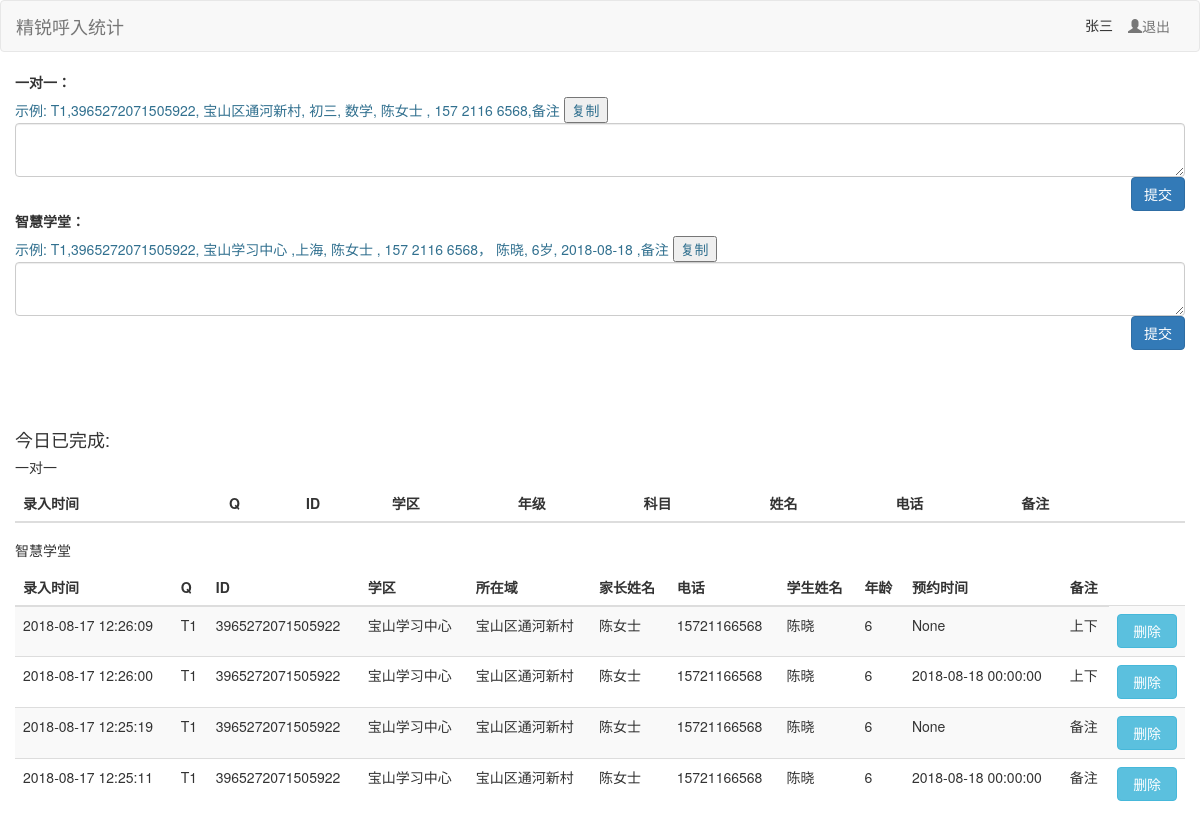
Screenshot of / (signed in) with the database file from the repository.
### CallSummary.py (models this page shows, shortened)
class User(UserMixin, db.Model):
    __tablename__ = "user"
    id = db.Column(db.Integer, primary_key=True)
    name = db.Column(db.String(30))
    password = db.Column(db.String(30))

class PhoneCall(db.Model):
    id = db.Column(db.Integer, primary_key=True)
    station = db.Column(db.String(10))
    src_phone = db.Column(db.String(255))
    district =db.Column(db.Text())
    subject = db.Column(db.String(50))
    grade = db.Column(db.String(30))
    name = db.Column(db.String(50))
    phone = db.Column(db.String(20))
    remark = db.Column(db.Text())
    dt = db.Column(db.DATETIME())
    operator = db.Column(db.String(30))
    student_name = db.Column(db.String(30))
    age = db.Column(db.String(30))
    category = db.Column(db.Text())
    home_address = db.Column(db.Text())
    book_dt = db.Column(db.DATETIME())

### CallSummary.py (the view)
@app.route('/')
def home():
    infos = None
    db.session.expire_all()
    if current_user.is_authenticated:
        infos = PhoneCall.query.filter_by(operator=current_user.name).filter(
            PhoneCall.dt >= datetime.datetime.now().date()).order_by(PhoneCall.dt.desc(),PhoneCall.id.desc()).all()
    return render_template("index.html",infos = infos, downloaders=downloaders)

### CallSummary.py (called while the page is built)
@login_manager.user_loader
def load_user(user_id):
    return User.query.get(int(user_id))

### templates/index.html (shortened to what this page needs)
<!DOCTYPE html>
<html lang="cn">
<head>
    <link rel="stylesheet" href="{{ url_for('static',filename='css/bootstrap.css') }}">
    <link rel="stylesheet" href="{{ url_for('static',filename='css/base.css') }}">
</head>
<body>
    <nav class="navbar navbar-default">
        <div class="navbar-header">
            <a class="navbar-brand" href="#">精锐呼入统计</a>
        </div>
        <div id="nav-menu" class="navbar-right">
            <ul class="nav navbar-nav text-center">
                {% if current_user.is_authenticated %}
                    <li style="margin-top: 1em;">{{ current_user.name }}</li>
                    <li><a href="{{ url_for('logout') }}"><span class="glyphicon glyphicon-user"></span>退出</a></li>
                {% endif %}
            </ul>
        </div>
    </nav>
    <div class="container">
        <div class="row">
            <div class="center-block">
                <div clas="form-group" id="input-info">
                    <label for="info-textarea">一对一：</label>
                    <div class="text-info">
                        示例:
                            <span>T1,3965272071505922,  宝山区通河新村,  初三, 数学, 陈女士 , 157 2116 6568,备注</span>
                        <button clas="btn btn-default" onclick="copyText();">复制</button>
                    </div>
                    <textarea class="form-control" id="info-textarea" rows="2"></textarea>
                </div>
                <button type="submit" class="btn btn-primary pull-right" id="input-submit">提交</button>
            </div>
        </div>
        <div class="row">
            <div class="center-block">
                <div clas="form-group" id="input-info-xuetang">
                    <label for="info-textarea-xuetang">智慧学堂：</label>
                    <div class="text-info">
                        示例:
                            <span>T1,3965272071505922, 宝山学习中心 ,上海, 陈女士 , 157 2116 6568， 陈晓, 6岁, 2018-08-18 ,备注</span>
                        <button clas="btn btn-default" onclick="copyTextXueTang();">复制</button>
                    </div>
                    <textarea class="form-control" id="info-textarea-xuetang" rows="2"></textarea>
                </div>
                <button type="submit" class="btn btn-primary pull-right" id="input-submit-xuetang">提交</button>
            </div>
        </div>
        <div class="row" id="completion">
            <div class="center-block card">
                <div class="card-header">
                    <h4>今日已完成:</h4>
                </div>
                <div class="card-block">
                    <h5>一对一</h5>
                    <table class="table table-striped" id="completion-tbl">
                        <thead>
                            <tr>
                                <th>录入时间</th>
                                <th>Q</th>
                                <th>ID</th>
                                <th>学区</th>
                                <th>年级</th>
                                <th>科目</th>
                                <th>姓名</th>
                                <th>电话</th>
                                <th>备注</th>
                                <th></th>
                            </tr>
                        </thead>
                    </table>
                </div>
                <div class="card-block">
                    <h5>智慧学堂</h5>
                    <table class="table table-striped" id="completion-tbl-xuetang">
                        <thead>
                            <tr>
                                <th>录入时间</th>
                                <th>Q</th>
                                <th>ID</th>
                                <th>学区</th>
                                <th>所在域</th>
                                <th>家长姓名</th>
                                <th>电话</th>
                                <th>学生姓名</th>
                                <th>年龄</th>
                                <th>预约时间</th>
                                <th>备注</th>
                            </tr>
                        </thead>
                        <tbody>
                        {% if infos is not none %}
                        {% for info in infos %}
                        {% if info.category == 'zhxt' %}
                            <tr id="{{ info.id }}">
                                <td>{{ info.dt.strftime("%Y-%m-%d %H:%M:%S") }}</td>
                                <td>{{ info.station }}</td>
                                <td>{{ info.src_phone }}</td>
                                <td>{{ info.district }}</td>
                                <td>{{ info.home_address }}</td>
                                <td>{{ info.name }}</td>
                                <td>{{ info.phone }}</td>
                                <td>{{ info.student_name }}</td>
                                <td>{{ info.age }}</td>
                                <td>{{ info.book_dt }}</td>
                                <td>{{ info.remark }}</td>
                                <td><button class="btn btn-block btn-info" aria-hidden="true">删除</button></td>
                            </tr>
                        {% endif %}
                        {% endfor %}
                        {%  endif %}
                        </tbody>
                    </table>
                </div>
            </div>
        </div>
    </div>
</body>
</html>

### static/css/base.css (style rules this page uses)
.navbar-right { margin-right: 1em; }
#completion { margin-top: 5em; }
#completion h4 { margin-bottom: 0; }

### rows the page displays
User: name "张三"
PhoneCall: dt "2018-08-17 12:26:09", station "T1", src_phone "3965272071505922", district "宝山学习中心", home_address "宝山区通河新村", name "陈女士", phone "15721166568", student_name "陈晓", age "6", book_dt "None", remark "上下"
PhoneCall: dt "2018-08-17 12:26:00", station "T1", src_phone "3965272071505922", district "宝山学习中心", home_address "宝山区通河新村", name "陈女士", phone "15721166568", student_name "陈晓", age "6", book_dt "2018-08-18 00:00:00", remark "上下"
PhoneCall: dt "2018-08-17 12:25:19", station "T1", src_phone "3965272071505922", district "宝山学习中心", home_address "宝山区通河新村", name "陈女士", phone "15721166568", student_name "陈晓", age "6", book_dt "None", remark "备注"
PhoneCall: dt "2018-08-17 12:25:11", station "T1", src_phone "3965272071505922", district "宝山学习中心", home_address "宝山区通河新村", name "陈女士", phone "15721166568", student_name "陈晓", age "6", book_dt "2018-08-18 00:00:00", remark "备注"
